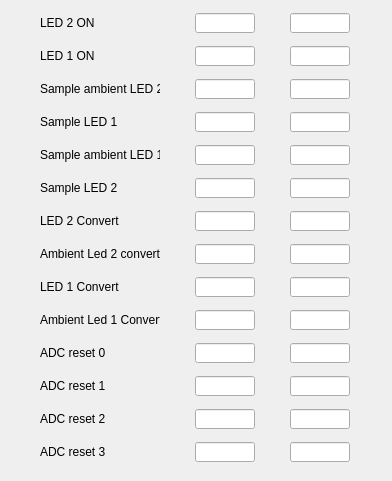
           <widget class="QWidget" name="horizontalLayoutWidget">
            <property name="geometry">
             <rect>
              <x>12</x>
              <y>10</y>
              <width>392</width>
              <height>481</height>
             </rect>
            </property>
            <layout class="QGridLayout" name="gridLayout_4" rowstretch="0,0,0,0,0,0,0,0,0,0,0,0,0,0,0,0,0,0,0,0,0,0,0,0,0,0,0,0,0,0,0,0,0,0,0,0,0" columnstretch="0,0,0">
             <property name="sizeConstraint">
              <enum>QLayout::SetNoConstraint</enum>
             </property>
             <property name="horizontalSpacing">
              <number>6</number>
             </property>
             <property name="verticalSpacing">
              <number>11</number>
             </property>
             <item row="4" column="0">
              <widget class="QLabel" name="label_48">
               <property name="maximumSize">
                <size>
                 <width>100</width>
                 <height>20</height>
                </size>
               </property>
               <property name="font">
                <font>
                 <weight>50</weight>
                 <italic>false</italic>
                 <bold>false</bold>
                </font>
               </property>
               <property name="text">
                <string>Sample LED 1</string>
               </property>
              </widget>
             </item>
             <item row="0" column="0">
              <widget class="QLabel" name="label_25">
               <property name="maximumSize">
                <size>
                 <width>60</width>
                 <height>20</height>
                </size>
               </property>
               <property name="font">
                <font>
                 <weight>50</weight>
                 <italic>false</italic>
                 <bold>false</bold>
                </font>
               </property>
               <property name="text">
                <string>LED 2 ON </string>
               </property>
              </widget>
             </item>
             <item row="36" column="0">
              <widget class="QLabel" name="label_54">
               <property name="maximumSize">
                <size>
                 <width>120</width>
                 <height>20</height>
                </size>
               </property>
               <property name="font">
                <font>
                 <weight>50</weight>
                 <italic>false</italic>
                 <bold>false</bold>
                </font>
               </property>
               <property name="text">
                <string>ADC reset 3</string>
               </property>
              </widget>
             </item>
             <item row="2" column="0">
              <widget class="QLabel" name="label_49">
               <property name="maximumSize">
                <size>
                 <width>60</width>
                 <height>20</height>
                </size>
               </property>
               <property name="font">
                <font>
                 <weight>50</weight>
                 <italic>false</italic>
                 <bold>false</bold>
                </font>
               </property>
               <property name="text">
                <string>LED 1 ON</string>
               </property>
              </widget>
             </item>
             <item row="19" column="0">
              <widget class="QLabel" name="label_55">
               <property name="maximumSize">
                <size>
                 <width>120</width>
                 <height>20</height>
                </size>
               </property>
               <property name="font">
                <font>
                 <weight>50</weight>
                 <italic>false</italic>
                 <bold>false</bold>
                </font>
               </property>
               <property name="text">
                <string>LED 2 Convert</string>
               </property>
              </widget>
             </item>
             <item row="22" column="0">
              <widget class="QLabel" name="label_46">
               <property name="maximumSize">
                <size>
                 <width>120</width>
                 <height>20</height>
                </size>
               </property>
               <property name="font">
                <font>
                 <weight>50</weight>
                 <italic>false</italic>
                 <bold>false</bold>
                </font>
               </property>
               <property name="text">
                <string>Ambient Led 2 convert</string>
               </property>
              </widget>
             </item>
             <item row="23" column="0">
              <widget class="QLabel" name="label_52">
               <property name="maximumSize">
                <size>
                 <width>120</width>
                 <height>20</height>
                </size>
               </property>
               <property name="font">
                <font>
                 <weight>50</weight>
                 <italic>false</italic>
                 <bold>false</bold>
                </font>
               </property>
               <property name="text">
                <string>LED 1 Convert</string>
               </property>
              </widget>
             </item>
             <item row="24" column="0">
              <widget class="QLabel" name="label_53">
               <property name="maximumSize">
                <size>
                 <width>120</width>
                 <height>20</height>
                </size>
               </property>
               <property name="font">
                <font>
                 <weight>50</weight>
                 <italic>false</italic>
                 <bold>false</bold>
                </font>
               </property>
               <property name="text">
                <string>Ambient Led 1 Convert</string>
               </property>
              </widget>
             </item>
             <item row="35" column="0">
              <widget class="QLabel" name="label_50">
               <property name="maximumSize">
                <size>
                 <width>120</width>
                 <height>20</height>
                </size>
               </property>
               <property name="font">
                <font>
                 <weight>50</weight>
                 <italic>false</italic>
                 <bold>false</bold>
                </font>
               </property>
               <property name="text">
                <string>ADC reset 2</string>
               </property>
              </widget>
             </item>
             <item row="30" column="0">
              <widget class="QLabel" name="label_24">
               <property name="maximumSize">
                <size>
                 <width>120</width>
                 <height>20</height>
                </size>
               </property>
               <property name="font">
                <font>
                 <weight>50</weight>
                 <italic>false</italic>
                 <bold>false</bold>
                </font>
               </property>
               <property name="text">
                <string>ADC reset 0</string>
               </property>
              </widget>
             </item>
             <item row="34" column="0">
              <widget class="QLabel" name="label_51">
               <property name="maximumSize">
                <size>
                 <width>120</width>
                 <height>20</height>
                </size>
               </property>
               <property name="font">
                <font>
                 <weight>50</weight>
                 <italic>false</italic>
                 <bold>false</bold>
                </font>
               </property>
               <property name="text">
                <string>ADC reset 1</string>
               </property>
              </widget>
             </item>
             <item row="0" column="2">
              <widget class="QLineEdit" name="txt4">
               <property name="sizePolicy">
                <sizepolicy hsizetype="Preferred" vsizetype="Fixed">
                 <horstretch>0</horstretch>
                 <verstretch>0</verstretch>
                </sizepolicy>
               </property>
               <property name="maximumSize">
                <size>
                 <width>60</width>
                 <height>20</height>
                </size>
               </property>
               <property name="whatsThis">
                <string extracomment="Inicio">que es</string>
               </property>
              </widget>
             </item>
             <item row="2" column="2">
              <widget class="QLineEdit" name="txt10">
               <property name="sizePolicy">
                <sizepolicy hsizetype="Preferred" vsizetype="Fixed">
                 <horstretch>0</horstretch>
                 <verstretch>0</verstretch>
                </sizepolicy>
               </property>
               <property name="maximumSize">
                <size>
                 <width>60</width>
                 <height>20</height>
                </size>
               </property>
               <property name="whatsThis">
                <string extracomment="Inicio">que es</string>
               </property>
              </widget>
             </item>
             <item row="2" column="1">
              <widget class="QLineEdit" name="txt9">
               <property name="sizePolicy">
                <sizepolicy hsizetype="Preferred" vsizetype="Fixed">
                 <horstretch>0</horstretch>
                 <verstretch>0</verstretch>
                </sizepolicy>
               </property>
               <property name="maximumSize">
                <size>
                 <width>60</width>
                 <height>20</height>
                </size>
               </property>
               <property name="whatsThis">
                <string extracomment="Inicio">que es</string>
               </property>
              </widget>
             </item>
             <item row="0" column="1">
              <widget class="QLineEdit" name="txt3">
               <property name="sizePolicy">
                <sizepolicy hsizetype="Preferred" vsizetype="Fixed">
                 <horstretch>0</horstretch>
                 <verstretch>0</verstretch>
                </sizepolicy>
               </property>
               <property name="maximumSize">
                <size>
                 <width>60</width>
                 <height>20</height>
                </size>
               </property>
               <property name="whatsThis">
                <string extracomment="Inicio">que es</string>
               </property>
              </widget>
             </item>
             <item row="3" column="1">
              <widget class="QLineEdit" name="txt5">
               <property name="sizePolicy">
                <sizepolicy hsizetype="Preferred" vsizetype="Fixed">
                 <horstretch>0</horstretch>
                 <verstretch>0</verstretch>
                </sizepolicy>
               </property>
               <property name="maximumSize">
                <size>
                 <width>60</width>
                 <height>20</height>
                </size>
               </property>
               <property name="whatsThis">
                <string extracomment="Inicio">que es</string>
               </property>
              </widget>
             </item>
             <item row="3" column="2">
              <widget class="QLineEdit" name="txt6">
               <property name="sizePolicy">
                <sizepolicy hsizetype="Preferred" vsizetype="Fixed">
                 <horstretch>0</horstretch>
                 <verstretch>0</verstretch>
                </sizepolicy>
               </property>
               <property name="maximumSize">
                <size>
                 <width>60</width>
                 <height>20</height>
                </size>
               </property>
               <property name="whatsThis">
                <string extracomment="Inicio">que es</string>
               </property>
              </widget>
             </item>
             <item row="4" column="1">
              <widget class="QLineEdit" name="txt7">
               <property name="sizePolicy">
                <sizepolicy hsizetype="Preferred" vsizetype="Fixed">
                 <horstretch>0</horstretch>
                 <verstretch>0</verstretch>
                </sizepolicy>
               </property>
               <property name="maximumSize">
                <size>
                 <width>60</width>
                 <height>20</height>
                </size>
               </property>
               <property name="whatsThis">
                <string extracomment="Inicio">que es</string>
               </property>
              </widget>
             </item>
             <item row="4" column="2">
              <widget class="QLineEdit" name="txt8">
               <property name="sizePolicy">
                <sizepolicy hsizetype="Preferred" vsizetype="Fixed">
                 <horstretch>0</horstretch>
                 <verstretch>0</verstretch>
                </sizepolicy>
               </property>
               <property name="maximumSize">
                <size>
                 <width>60</width>
                 <height>20</height>
                </size>
               </property>
               <property name="whatsThis">
                <string extracomment="Inicio">que es</string>
               </property>
              </widget>
             </item>
             <item row="5" column="1">
              <widget class="QLineEdit" name="txt11">
               <property name="sizePolicy">
                <sizepolicy hsizetype="Preferred" vsizetype="Fixed">
                 <horstretch>0</horstretch>
                 <verstretch>0</verstretch>
                </sizepolicy>
               </property>
               <property name="maximumSize">
                <size>
                 <width>60</width>
                 <height>20</height>
                </size>
               </property>
               <property name="whatsThis">
                <string extracomment="Inicio">que es</string>
               </property>
              </widget>
             </item>
             <item row="3" column="0">
              <widget class="QLabel" name="label_44">
               <property name="maximumSize">
                <size>
                 <width>120</width>
                 <height>20</height>
                </size>
               </property>
               <property name="font">
                <font>
                 <weight>50</weight>
                 <italic>false</italic>
                 <bold>false</bold>
                </font>
               </property>
               <property name="lineWidth">
                <number>2</number>
               </property>
               <property name="text">
                <string>Sample ambient LED 2 </string>
               </property>
              </widget>
             </item>
             <item row="5" column="0">
              <widget class="QLabel" name="label_45">
               <property name="maximumSize">
                <size>
                 <width>120</width>
                 <height>20</height>
                </size>
               </property>
               <property name="font">
                <font>
                 <weight>50</weight>
                 <italic>false</italic>
                 <bold>false</bold>
                </font>
               </property>
               <property name="text">
                <string>Sample ambient LED 1</string>
               </property>
              </widget>
             </item>
             <item row="9" column="0">
              <widget class="QLabel" name="label_47">
               <property name="maximumSize">
                <size>
                 <width>200</width>
                 <height>20</height>
                </size>
               </property>
               <property name="font">
                <font>
                 <weight>50</weight>
                 <italic>false</italic>
                 <bold>false</bold>
                </font>
               </property>
               <property name="text">
                <string>Sample LED 2</string>
               </property>
              </widget>
             </item>
             <item row="5" column="2">
              <widget class="QLineEdit" name="txt12">
               <property name="sizePolicy">
                <sizepolicy hsizetype="Preferred" vsizetype="Fixed">
                 <horstretch>0</horstretch>
                 <verstretch>0</verstretch>
                </sizepolicy>
               </property>
               <property name="maximumSize">
                <size>
                 <width>60</width>
                 <height>20</height>
                </size>
               </property>
               <property name="whatsThis">
                <string extracomment="Inicio">que es</string>
               </property>
              </widget>
             </item>
             <item row="9" column="2">
              <widget class="QLineEdit" name="txt2">
               <property name="sizePolicy">
                <sizepolicy hsizetype="Preferred" vsizetype="Fixed">
                 <horstretch>0</horstretch>
                 <verstretch>0</verstretch>
                </sizepolicy>
               </property>
               <property name="maximumSize">
                <size>
                 <width>60</width>
                 <height>20</height>
                </size>
               </property>
               <property name="whatsThis">
                <string extracomment="Inicio">que es</string>
               </property>
              </widget>
             </item>
             <item row="9" column="1">
              <widget class="QLineEdit" name="txt1">
               <property name="sizePolicy">
                <sizepolicy hsizetype="Preferred" vsizetype="Fixed">
                 <horstretch>0</horstretch>
                 <verstretch>0</verstretch>
                </sizepolicy>
               </property>
               <property name="maximumSize">
                <size>
                 <width>60</width>
                 <height>20</height>
                </size>
               </property>
               <property name="whatsThis">
                <string extracomment="Inicio">que es</string>
               </property>
              </widget>
             </item>
             <item row="19" column="1">
              <widget class="QLineEdit" name="txt13">
               <property name="sizePolicy">
                <sizepolicy hsizetype="Preferred" vsizetype="Fixed">
                 <horstretch>0</horstretch>
                 <verstretch>0</verstretch>
                </sizepolicy>
               </property>
               <property name="maximumSize">
                <size>
                 <width>60</width>
                 <height>20</height>
                </size>
               </property>
               <property name="whatsThis">
                <string extracomment="Inicio">que es</string>
               </property>
              </widget>
             </item>
             <item row="19" column="2">
              <widget class="QLineEdit" name="txt14">
               <property name="sizePolicy">
                <sizepolicy hsizetype="Preferred" vsizetype="Fixed">
                 <horstretch>0</horstretch>
                 <verstretch>0</verstretch>
                </sizepolicy>
               </property>
               <property name="maximumSize">
                <size>
                 <width>60</width>
                 <height>20</height>
                </size>
               </property>
               <property name="whatsThis">
                <string extracomment="Inicio">que es</string>
               </property>
              </widget>
             </item>
             <item row="22" column="1">
              <widget class="QLineEdit" name="txt15">
               <property name="sizePolicy">
                <sizepolicy hsizetype="Preferred" vsizetype="Fixed">
                 <horstretch>0</horstretch>
                 <verstretch>0</verstretch>
                </sizepolicy>
               </property>
               <property name="maximumSize">
                <size>
                 <width>60</width>
                 <height>20</height>
                </size>
               </property>
               <property name="whatsThis">
                <string extracomment="Inicio">que es</string>
               </property>
              </widget>
             </item>
             <item row="22" column="2">
              <widget class="QLineEdit" name="txt16">
               <property name="sizePolicy">
                <sizepolicy hsizetype="Preferred" vsizetype="Fixed">
                 <horstretch>0</horstretch>
                 <verstretch>0</verstretch>
                </sizepolicy>
               </property>
               <property name="maximumSize">
                <size>
                 <width>60</width>
                 <height>20</height>
                </size>
               </property>
               <property name="whatsThis">
                <string extracomment="Inicio">que es</string>
               </property>
              </widget>
             </item>
             <item row="23" column="1">
              <widget class="QLineEdit" name="txt17">
               <property name="sizePolicy">
                <sizepolicy hsizetype="Preferred" vsizetype="Fixed">
                 <horstretch>0</horstretch>
                 <verstretch>0</verstretch>
                </sizepolicy>
               </property>
               <property name="maximumSize">
                <size>
                 <width>60</width>
                 <height>20</height>
                </size>
               </property>
               <property name="whatsThis">
                <string extracomment="Inicio">que es</string>
               </property>
              </widget>
             </item>
             <item row="23" column="2">
              <widget class="QLineEdit" name="txt18">
               <property name="sizePolicy">
                <sizepolicy hsizetype="Preferred" vsizetype="Fixed">
                 <horstretch>0</horstretch>
                 <verstretch>0</verstretch>
                </sizepolicy>
               </property>
               <property name="maximumSize">
                <size>
                 <width>60</width>
                 <height>20</height>
                </size>
               </property>
               <property name="whatsThis">
                <string extracomment="Inicio">que es</string>
               </property>
              </widget>
             </item>
             <item row="24" column="1">
              <widget class="QLineEdit" name="txt19">
               <property name="sizePolicy">
                <sizepolicy hsizetype="Preferred" vsizetype="Fixed">
                 <horstretch>0</horstretch>
                 <verstretch>0</verstretch>
                </sizepolicy>
               </property>
               <property name="maximumSize">
                <size>
                 <width>60</width>
                 <height>20</height>
                </size>
               </property>
               <property name="whatsThis">
                <string extracomment="Inicio">que es</string>
               </property>
              </widget>
             </item>
             <item row="24" column="2">
              <widget class="QLineEdit" name="txt20">
               <property name="sizePolicy">
                <sizepolicy hsizetype="Preferred" vsizetype="Fixed">
                 <horstretch>0</horstretch>
                 <verstretch>0</verstretch>
                </sizepolicy>
               </property>
               <property name="maximumSize">
                <size>
                 <width>60</width>
                 <height>20</height>
                </size>
               </property>
               <property name="whatsThis">
                <string extracomment="Inicio">que es</string>
               </property>
              </widget>
             </item>
             <item row="30" column="1">
              <widget class="QLineEdit" name="txt21">
               <property name="sizePolicy">
                <sizepolicy hsizetype="Preferred" vsizetype="Fixed">
                 <horstretch>0</horstretch>
                 <verstretch>0</verstretch>
                </sizepolicy>
               </property>
               <property name="maximumSize">
                <size>
                 <width>60</width>
                 <height>20</height>
                </size>
               </property>
               <property name="whatsThis">
                <string extracomment="Inicio">que es</string>
               </property>
              </widget>
             </item>
             <item row="30" column="2">
              <widget class="QLineEdit" name="txt22">
               <property name="sizePolicy">
                <sizepolicy hsizetype="Preferred" vsizetype="Fixed">
                 <horstretch>0</horstretch>
                 <verstretch>0</verstretch>
                </sizepolicy>
               </property>
               <property name="maximumSize">
                <size>
                 <width>60</width>
                 <height>20</height>
                </size>
               </property>
               <property name="whatsThis">
                <string extracomment="Inicio">que es</string>
               </property>
              </widget>
             </item>
             <item row="34" column="1">
              <widget class="QLineEdit" name="txt23">
               <property name="sizePolicy">
                <sizepolicy hsizetype="Preferred" vsizetype="Fixed">
                 <horstretch>0</horstretch>
                 <verstretch>0</verstretch>
                </sizepolicy>
               </property>
               <property name="maximumSize">
                <size>
                 <width>60</width>
                 <height>20</height>
                </size>
               </property>
               <property name="whatsThis">
                <string extracomment="Inicio">que es</string>
               </property>
              </widget>
             </item>
             <item row="34" column="2">
              <widget class="QLineEdit" name="txt24">
               <property name="sizePolicy">
                <sizepolicy hsizetype="Preferred" vsizetype="Fixed">
                 <horstretch>0</horstretch>
                 <verstretch>0</verstretch>
                </sizepolicy>
               </property>
               <property name="maximumSize">
                <size>
                 <width>60</width>
                 <height>20</height>
                </size>
               </property>
               <property name="whatsThis">
                <string extracomment="Inicio">que es</string>
               </property>
              </widget>
             </item>
             <item row="35" column="1">
              <widget class="QLineEdit" name="txt25">
               <property name="sizePolicy">
                <sizepolicy hsizetype="Preferred" vsizetype="Fixed">
                 <horstretch>0</horstretch>
                 <verstretch>0</verstretch>
                </sizepolicy>
               </property>
               <property name="maximumSize">
                <size>
                 <width>60</width>
                 <height>20</height>
                </size>
               </property>
               <property name="whatsThis">
                <string extracomment="Inicio">que es</string>
               </property>
              </widget>
             </item>
             <item row="35" column="2">
              <widget class="QLineEdit" name="txt26">
               <property name="sizePolicy">
                <sizepolicy hsizetype="Preferred" vsizetype="Fixed">
                 <horstretch>0</horstretch>
                 <verstretch>0</verstretch>
                </sizepolicy>
               </property>
               <property name="maximumSize">
                <size>
                 <width>60</width>
                 <height>20</height>
                </size>
               </property>
               <property name="whatsThis">
                <string extracomment="Inicio">que es</string>
               </property>
              </widget>
             </item>
             <item row="36" column="1">
              <widget class="QLineEdit" name="txt27">
               <property name="sizePolicy">
                <sizepolicy hsizetype="Preferred" vsizetype="Fixed">
                 <horstretch>0</horstretch>
                 <verstretch>0</verstretch>
                </sizepolicy>
               </property>
               <property name="maximumSize">
                <size>
                 <width>60</width>
                 <height>20</height>
                </size>
               </property>
               <property name="whatsThis">
                <string extracomment="Inicio">que es</string>
               </property>
              </widget>
             </item>
             <item row="36" column="2">
              <widget class="QLineEdit" name="txt28">
               <property name="sizePolicy">
                <sizepolicy hsizetype="Preferred" vsizetype="Fixed">
                 <horstretch>0</horstretch>
                 <verstretch>0</verstretch>
                </sizepolicy>
               </property>
               <property name="maximumSize">
                <size>
                 <width>60</width>
                 <height>20</height>
                </size>
               </property>
               <property name="whatsThis">
                <string extracomment="Inicio">que es</string>
               </property>
              </widget>
             </item>
            </layout>
           </widget>
